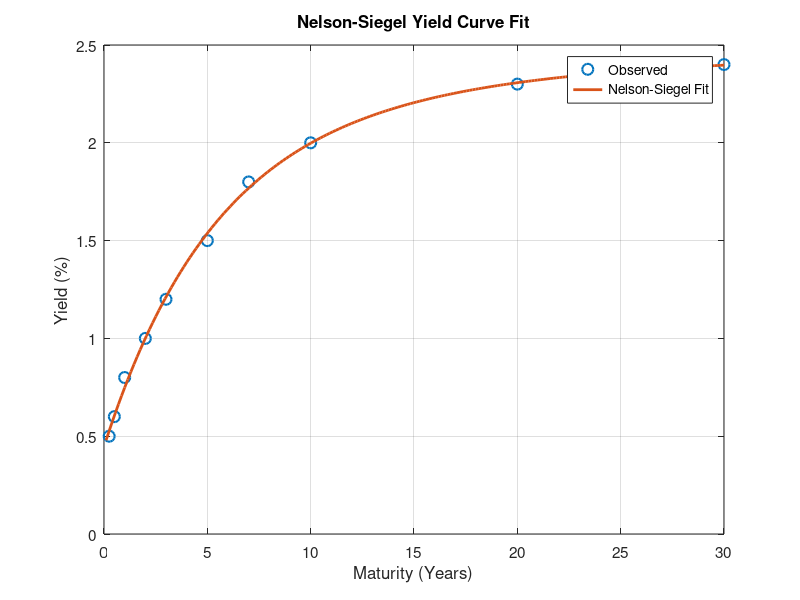

Source code (MATLAB):
% nelson_siegel_fit.m
% Simple Nelson-Siegel yield curve fit with PDF output

% Sample data
maturities = [0.25 0.5 1 2 3 5 7 10 20 30];
yields = [0.5 0.6 0.8 1.0 1.2 1.5 1.8 2.0 2.3 2.4];

% Initial guess: [beta0, beta1, beta2, tau]
params0 = [2, -1, 1, 1];

% Nelson-Siegel function
ns_fun = @(p, t) p(1) + ...
    p(2) .* (1 - exp(-t./p(4))) ./ (t./p(4)) + ...
    p(3) .* ((1 - exp(-t./p(4))) ./ (t./p(4)) - exp(-t./p(4)));

% Loss function
loss_fun = @(p) sum((ns_fun(p, maturities) - yields).^2);
opt_params = fminsearch(loss_fun, params0);

% Plot
t_fit = linspace(0.1, 30, 200);
y_fit = ns_fun(opt_params, t_fit);

figure('Position', [100, 100, 800, 500]);
plot(maturities, yields, 'o', 'MarkerSize', 8, 'LineWidth', 1.5, 'DisplayName', 'Observed')
hold on
plot(t_fit, y_fit, '-', 'LineWidth', 2, 'DisplayName', 'Nelson-Siegel Fit')
xlabel('Maturity (Years)', 'FontSize', 12)
ylabel('Yield (%)', 'FontSize', 12)
title('Nelson-Siegel Yield Curve Fit', 'FontSize', 14)
legend('Location', 'best')
grid on
set(gca, 'FontName', 'Helvetica', 'FontSize', 11)

% Save plot as PDF
if ~exist('plots', 'dir')
    mkdir('plots');
end
print('plots/nelson_siegel_yield_curve', '-dpdf', '-bestfit');
